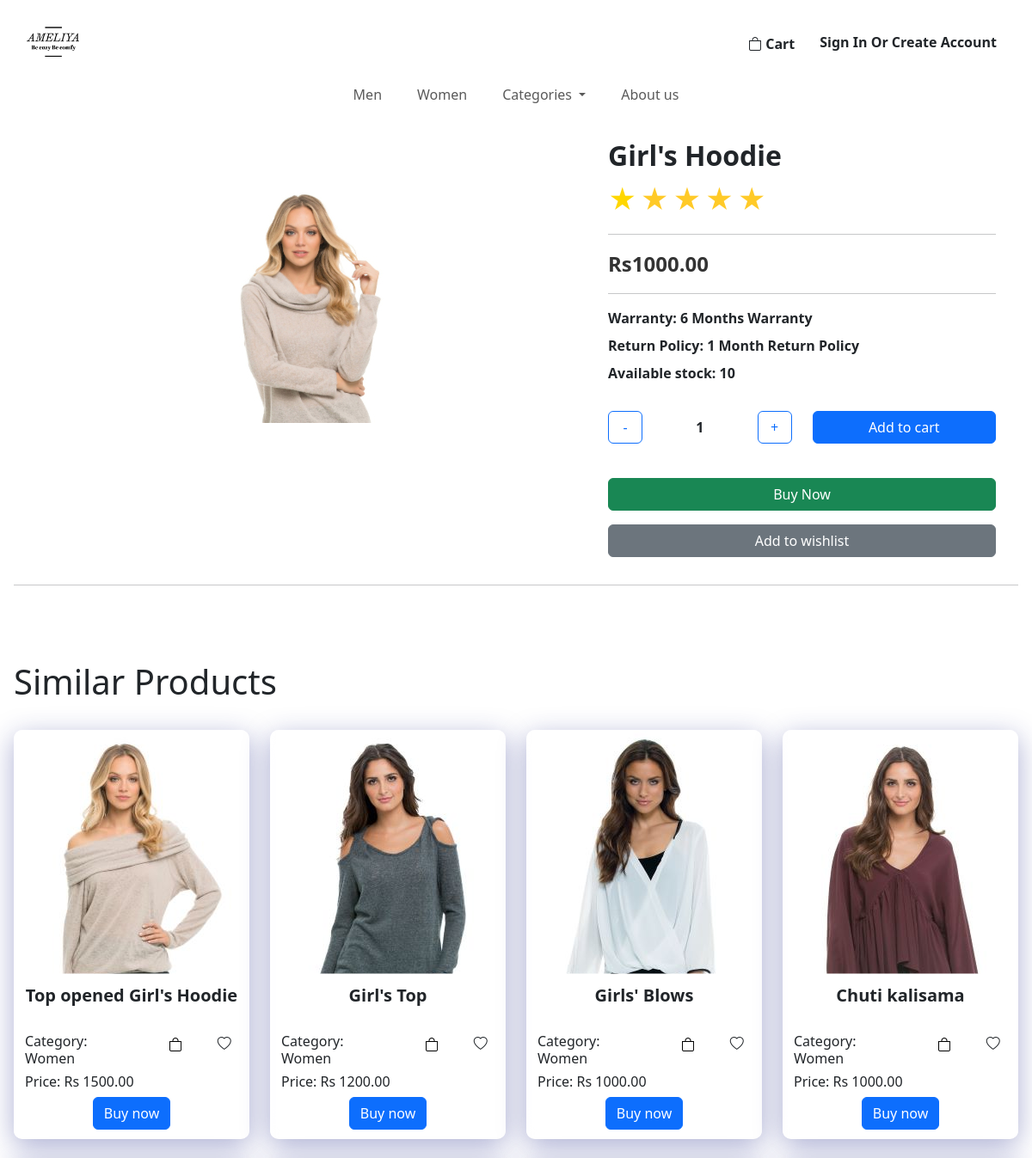
The page /components/singleproductview.php?id=1 (upper part) on the database as committed earlier.
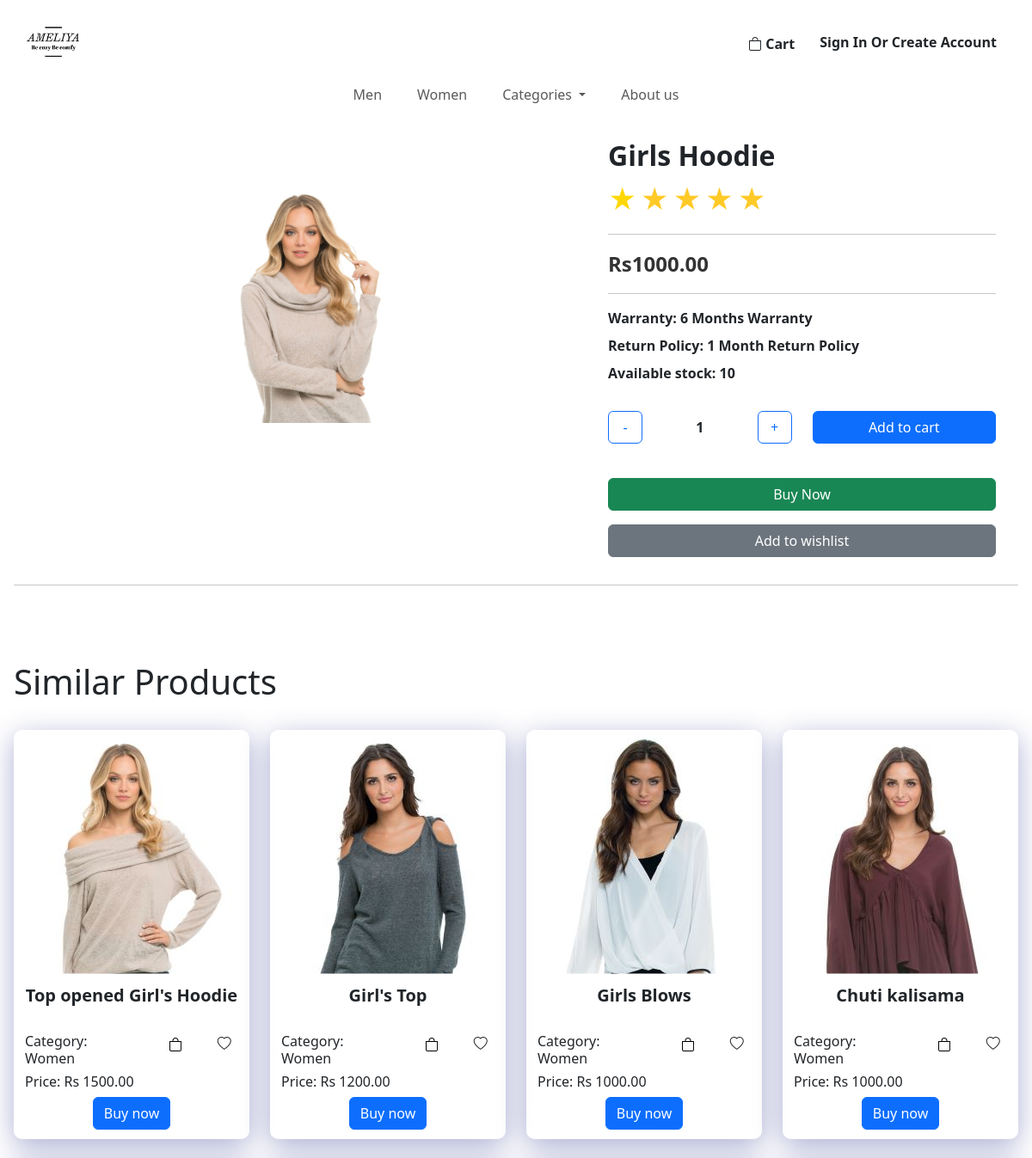
The same page on the database as committed later.
### tables this page shows
CREATE TABLE IF NOT EXISTS `product` (
  `id` int NOT NULL AUTO_INCREMENT,
  `price` varchar(45) DEFAULT NULL,
  `qty` varchar(45) DEFAULT NULL,
  `discription` varchar(150) DEFAULT NULL,
  `title` varchar(45) DEFAULT NULL,
  `aded_date` date DEFAULT NULL,
  `del_fee_col` double DEFAULT NULL,
  `del_fee_other` double DEFAULT NULL,
  `color_clr_id` int NOT NULL,
  `category_c_id` int NOT NULL,
  `brand_b_id` int NOT NULL,
  `status_s_id` int NOT NULL,
  PRIMARY KEY (`id`),
  KEY `fk_product_color1_idx` (`color_clr_id`),
  KEY `fk_product_category1_idx` (`category_c_id`),
  KEY `fk_product_brand1_idx` (`brand_b_id`),
  KEY `fk_product_status1_idx` (`status_s_id`),
  CONSTRAINT `fk_product_brand1` FOREIGN KEY (`brand_b_id`) REFERENCES `brand` (`b_id`),
  CONSTRAINT `fk_product_category1` FOREIGN KEY (`category_c_id`) REFERENCES `category` (`c_id`),
  CONSTRAINT `fk_product_color1` FOREIGN KEY (`color_clr_id`) REFERENCES `color` (`clr_id`),
  CONSTRAINT `fk_product_status1` FOREIGN KEY (`status_s_id`) REFERENCES `status` (`s_id`)
);

CREATE TABLE IF NOT EXISTS `product_img` (
  `path` varchar(50) NOT NULL,
  `product_id` int NOT NULL,
  PRIMARY KEY (`path`),
  KEY `fk_product_img_product1_idx` (`product_id`),
  CONSTRAINT `fk_product_img_product1` FOREIGN KEY (`product_id`) REFERENCES `product` (`id`)
);

CREATE TABLE IF NOT EXISTS `category` (
  `c_id` int NOT NULL AUTO_INCREMENT,
  `c_name` varchar(45) DEFAULT NULL,
  PRIMARY KEY (`c_id`)
);

### components/connection.php (called while the page is built, shortened)
<?php
class Database{
    public static $connection;
    public static function setUpConnection(){
        if(!isset(Database::$connection)){
            Database::$connection = new mysqli("localhost","root","Kavitha@#2003","vivaaluth","3306");
        }
    }
    public static function search($q){
        $resultset = Database::$connection->query($q);
        return $resultset;
    }
}
?>

### components/SingleProductView.php (the view, shortened to what the changed rows need)
<?php require "../components/connection.php"; ?>
<?php
if (isset($_GET["id"])) {
  $pid = $_GET["id"];
  $product_rs = Database::search("SELECT * FROM product INNER JOIN category ON product.category_c_id = category.c_id INNER JOIN brand ON brand.b_id = product.brand_b_id INNER JOIN product_img ON product.id = product_img.product_id WHERE `id` = '" . $pid . "';");
  $product_num = $product_rs->num_rows;
  if ($product_num == 1) {
    $product_data = $product_rs->fetch_assoc();
?>
<!doctype html>
<html lang="en">
<head>
  <link href="https://cdn.jsdelivr.net/npm/bootstrap@5.3.2/dist/css/bootstrap.min.css" rel="stylesheet">
  <link rel="stylesheet" href="../style.css">
</head>
<body>
  <?php include '../components/NavbarOther.php'; ?>
  <?php include '../components/Header.php'; ?>
  <br>
  <div class="container">
    <div class="row">
      <div class="col-lg-7 col-md-12 col-sm-12 text-center mt-5">
        <img src="../<?php echo $product_data["path"]; ?>" class="img-fluid product-image" alt="Product Image">
      </div>
      <div class="col-lg-5 col-md-12 col-sm-12">
        <div class="title" id="title1">
          <h2 id="title"><b><?php echo $product_data["title"] ?></b></h2>
        </div>
        <div class="rating">
          <label title="text" for="star5">&#9733;</label>
          <label title="text" for="star4">&#9733;</label>
          <label title="text" for="star3">&#9733;</label>
          <label title="text" for="star2">&#9733;</label>
          <label title="text" for="star1">&#9733;</label>
        </div>
        <hr>
        <div class="price">
          <p><b>Rs<?php echo $product_data["price"] ?>.00</b></p>
        </div>
        <hr>
        <div class="warranty">
          <b>Warranty: 6 Months Warranty</b>
          <b>Return Policy: 1 Month Return Policy</b>
          <b>Available stock: <span id="stock"> <?php echo $product_data["qty"] ?></span></b>
        </div>
        <br>
        <div class="row">
          <div class="col-12 col-md-6 d-flex align-items-center justify-content-between mb-3">
            <button class="btn btn-outline-primary" onclick="minas();" style="width: 40px;">-</button>
            <span id="value"><b>1</b></span>
            <button class="btn btn-outline-primary" onclick="plus();" style="width: 40px;">+</button>
          </div>
          <div class="col-12 col-md-6 mb-3">
            <button class="btn btn-primary btn-custom col-12" onclick="addtocart();">Add to cart</button>
          </div>
        </div>
        <br>
        <div class="col-12 mb-3">
          <button class="btn btn-success btn-custom col-12" id="pidforsp<?php echo $product_data["id"] ?>" onclick="buynow44();">Buy Now</button>
        </div>
        <div class="col-12 mb-3">
          <button class="btn btn-secondary btn-custom col-12" onclick="wishlist();">Add to wishlist</button>
        </div>
      </div>
    </div>
  </div>
  <hr>
  <section>
    <br>
    <br>
    <br>
    <h1>Similar Products</h1>
    <br>
    <?php
    $sproduct_rs = Database::search("SELECT product.*, category.c_name, brand.*, product_img.*
    FROM product
    INNER JOIN category ON product.category_c_id = category.c_id
    INNER JOIN brand ON brand.b_id = product.brand_b_id
    INNER JOIN product_img ON product.id = product_img.product_id
    WHERE product.category_c_id = (
      SELECT category_c_id
      FROM product
      WHERE id = '" . $pid . "'
    );");
    $sproduct_num = $sproduct_rs->num_rows;
    if ($sproduct_num > 0) {
      while ($sproduct_data = $sproduct_rs->fetch_assoc()) {
    ?>
    <div class="col">
      <div class="row">
        <?php
        while ($sproduct_data = $sproduct_rs->fetch_assoc()) {
        ?>
        <div class="col-lg-3 col-md-6 col-sm-12 text-center mb-4">
          <div class="container" id="box">
            <img src="../<?php echo $sproduct_data['path']; ?>" alt="" style="clip-path: polygon(0 0, 100% 0, 100% 75%, 0 75%);">
            <div class="row text-center" style="margin-top:-80px;">
              <h5><span id="title1"><b><?php echo $sproduct_data["title"] ?></b></span></h5>
            </div>
            <br>
            <div class="row">
              <div class="col-7 text-start">
                <h6>Category: <?php echo $sproduct_data["c_name"] ?></h6>
              </div>
              <div class="col-5 text-end">
                <div class="row">
                  <div class="col text-center">
                    <button onclick="addtocarthome(<?php echo $sproduct_data['id'] ?>);" style="border: none; background:none;"><i class="bi bi-bag"></i></button>
                  </div>
                  <div class="col text-center"><i class="bi bi-heart"></i></div>
                </div>
              </div>
            </div>
            <div class="row text-start">
              <h6>Price: Rs <?php echo $sproduct_data["price"] ?>.00</h6>
            </div>
            <div class="col" style="margin-bottom: 10px;">
              <div class="row text-center">
                <a href="<?php echo "../components/singleproductview.php?id=" . $sproduct_data["id"]; ?>" style="color:white; text-decoration:none;">
                  <button type="button" class="btn btn-primary">Buy now</button>
                </a>
              </div>
            </div>
          </div>
        </div>
        <?php
        }
        ?>
      </div>
    </div>
    <?php
      }
    }
    ?>
  </section>
</body>
</html>
<?php
  } else {
?>
<script>
  alert("Something went wrong");
</script>
<?php
  }
}
?>

Rows that differ between the two databases and show on the page:
changed product: title "Girl's Hoodie" → "Girls Hoodie"
changed product: title "Girls' Blows" → "Girls Blows"
